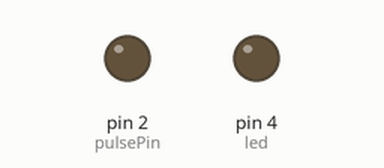
Simulated run of this sketch. Board: Arduino Uno, built with avr-gcc and run on an emulated ATmega328P. Shown: output pins drawn as LEDs (lit = HIGH). What the sketch prints to the serial monitor is not drawn.

Above: at 5.3 s.
At 10.45 s:
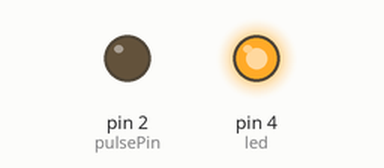
Timing chart, 0 to 13.0 s (numbered marks = the images above):
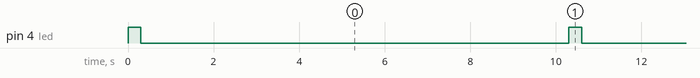

Measured:
- by itself, pin 4 (led): alternates HIGH for 0.30 s and LOW for 9.5 s
- by itself, everything shown: repeats every 20.1 s, in 4 steps

The sketch:

watchdog_test_basic.ino
```cpp
int pulsePin = 2;
int led = 4;
unsigned long lastHeartbeat = 0;
unsigned long lastUptimeReport = 0;

void setup() {
  Serial.begin(9600);
  Serial.println("*** Arduino reset");
  pinMode(led, OUTPUT);

  // Send an initial heartbeat.
  heartbeat(" <3 Initial heartbeat");
}

void loop() {
	unsigned long uptime = millis();
	if ((uptime - lastUptimeReport) >= 10000) {
    lastUptimeReport = (uptime - (uptime % 10000));
    heartbeat(" <3 Still alive!");
  }
  // delay in between loops
  delay(500);
}

/**
 * Utility function to handle heartbeat pulse generation
 * LED and a serial message
 */
void heartbeat(String message) {
  // Sink current to drain charge from C2
  pinMode(pulsePin, OUTPUT);
  digitalWrite(pulsePin, LOW);
  // LED on
  digitalWrite(led, HIGH);
  // Give enough time for C2 to discharge
  delay(300);
  // Return to high-Z
  pinMode(pulsePin, INPUT);
  // LED off
  digitalWrite(led, LOW);
  lastHeartbeat = millis();
  Serial.println(message);
}
```
